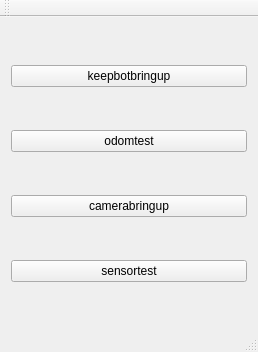
<?xml version="1.0" encoding="UTF-8"?>
<ui version="4.0">
 <class>TestWindow</class>
 <widget class="QMainWindow" name="TestWindow">
  <property name="geometry">
   <rect>
    <x>0</x>
    <y>0</y>
    <width>258</width>
    <height>352</height>
   </rect>
  </property>
  <property name="windowTitle">
   <string>TestWindow</string>
  </property>
  <widget class="QWidget" name="centralWidget">
   <layout class="QVBoxLayout" name="verticalLayout">
    <item>
     <widget class="QPushButton" name="pushButton">
      <property name="text">
       <string>keepbotbringup</string>
      </property>
     </widget>
    </item>
    <item>
     <widget class="QPushButton" name="pushButton_2">
      <property name="text">
       <string>odomtest</string>
      </property>
     </widget>
    </item>
    <item>
     <widget class="QPushButton" name="pushButton_3">
      <property name="text">
       <string>camerabringup</string>
      </property>
     </widget>
    </item>
    <item>
     <widget class="QPushButton" name="pushButton_4">
      <property name="text">
       <string>sensortest</string>
      </property>
     </widget>
    </item>
   </layout>
  </widget>
  <widget class="QToolBar" name="mainToolBar">
   <attribute name="toolBarArea">
    <enum>TopToolBarArea</enum>
   </attribute>
   <attribute name="toolBarBreak">
    <bool>false</bool>
   </attribute>
  </widget>
  <widget class="QStatusBar" name="statusBar"/>
 </widget>
 <layoutdefault spacing="6" margin="11"/>
 <resources/>
 <connections/>
</ui>
